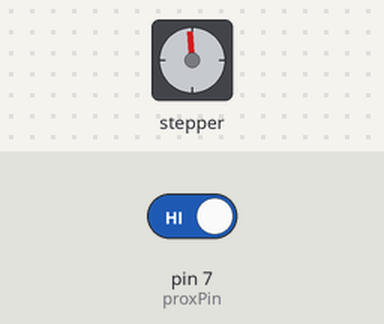
The sketch below on a simulated Arduino Uno, built with avr-gcc and run on an emulated ATmega328P. On the bench: stepper motor. The test bench sets the inputs (shaded band); at power-on: pin 7 (proxPin) HIGH. Stepper angles assume 200 steps per turn.

Above: at 0.8 s.
0.9 s: pin 7 (proxPin) driven LOW
At 4.7 s:
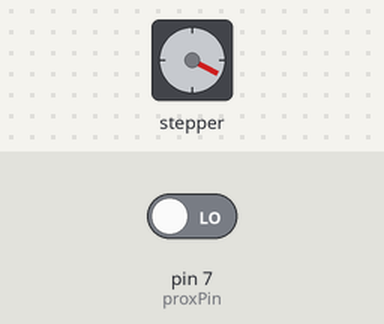
At 12.7 s:
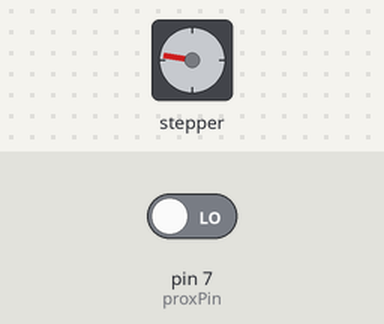
Timing chart, 0 to 39.8 s (numbered marks = the images above; inputs shaded):
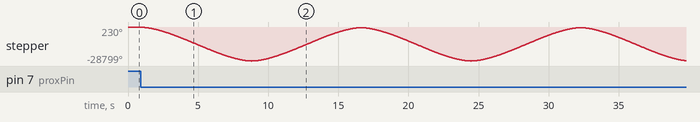

The sketch:

cnc_project.ino
```cpp
/* Example sketch to control a stepper motor with TB6600 stepper motor driver, AccelStepper library and Arduino: acceleration and deceleration. More info: https://www.makerguides.com */


/* example of stepping and for loop for c++ reference
for (int i = 0; i < 5 * stepsPerRevolution; i++) {
    // These four lines result in 1 step:
    digitalWrite(stepPin, HIGH);
    delayMicroseconds(500);
    digitalWrite(stepPin, LOW);
    delayMicroseconds(500);
  }
  */

// Include the AccelStepper library:
#include <AccelStepper.h>

// Define stepper motor connections and motor interface type. Motor interface type must be set to 1 when using a driver:
#define dirPin_t 8
#define stepPin_t 9
#define dirPin_m 3
#define stepPin_m 2
#define motorInterfaceType 1

const int proxPin = 7;

int homeState = 0;
int proxState = 1;
int prevProxState = 0;
int currPos = 0;
int maxTravel = -16000;

// Create a new instance of the AccelStepper class:
// AccelStepper stepper = AccelStepper(motorInterfaceType, stepPin_t, dirPin_t);
AccelStepper stepper = AccelStepper(motorInterfaceType, stepPin_m, dirPin_m);

void setup() {
  stepper.setMaxSpeed(7000);
  stepper.setAcceleration(2500);
  pinMode(proxPin, INPUT);
  Serial.begin(9600);

  while (homeState != HIGH) {
    proxState = digitalRead(proxPin);
    if (proxState == LOW) {
      homeState = HIGH;
      stepper.setCurrentPosition(0);
    } else {
      stepper.setSpeed(150);
      stepper.move(50);
      stepper.run();
    }
    delayMicroseconds(100);
    }
  }

void loop() {
  stepper.runToNewPosition(maxTravel);
  stepper.runToNewPosition(-200);
  stepper.stop();
}
```
